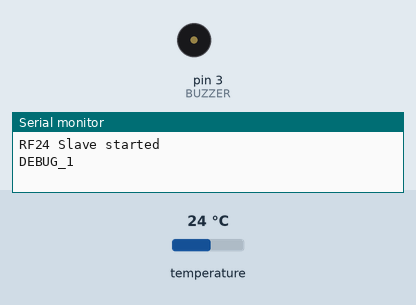
Recording of a sketch running on a simulated Arduino Uno, built with avr-gcc and run on an emulated ATmega328P. Shown: buzzer (waves = sounding), the last lines printed to the serial monitor. The test bench sets the inputs (shaded band); at power-on: temperature 24 °C. No radio packets arrive unless stated.

Above: at 2.2 s.
2.3 s: temperature set to 27.6 °C
16.3 s: temperature set to 28.8 °C
At 18.46 s:
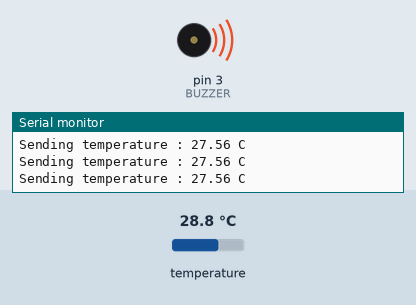
28.1 s: temperature set to 12 °C
At 28.8 s:
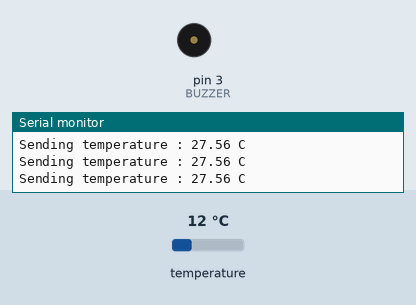
Timing chart, 0 to 31.1 s (numbered marks = the images above; inputs shaded):
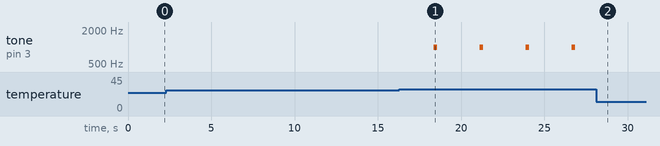

Measured:
- the behaviour switches between 27.9 and 28 °C on temperature (found by bisection; images 0 and 1)
- after the input at 16.3 s, tone on pin 3 (BUZZER): alternates 1000 Hz for 0.20 s and silent for 2.6 s, starting after 2.1 s
- after the input at 28.1 s, tone on pin 3 (BUZZER): stops changing and stays silent

The sketch:

TempSensor.ino
```cpp
// Librerie per i moduli NRF24L01
#include <RF24.h>
#include <RF24_config.h>

// Librerie per sensore di temperatura
#include <OneWire.h>
#include <DallasTemperature.h>

// Definisco pin a cui il buzzer è collegato
#define BUZZER 3

// = NETWORK PACKET ===========================================================
// Lunghezza della storia dei valori.
#define TEMP_HISTORY_LEN 200
// Numero di ascolti prima di eseguire un invio.
#define LISTEN_TIMES 10
// Struttura per inviare i parametri.
struct Temp_temp{
	/// Temperatura rilevata.
	float temperatura;
	/// Tempo al momento dell'invio.
	unsigned long tempo;
	/// Vettore con storico valori.
	float history[TEMP_HISTORY_LEN];
} sendReq;
// ----------------------------------------------------------------------------

// = RADIO ====================================================================
// Utilizzo pin 7 e 8 per il chip enable e chip select.
RF24 radio (7, 8);
// Indirizzi per la pipe.
const uint64_t addresses[2] = { 0xF0F0F0F0E1LL, 0xF0F0F0F0D2LL};
// ----------------------------------------------------------------------------

// = STDIO HELPER FUNCTION ====================================================
// Function that printf and related will use to print.
int serial_putchar(char c, FILE* f) {
   if (c == '\n') serial_putchar('\r', f);
   return Serial.write(c) == 1? 0 : 1;
}
FILE serial_stdout;
// ----------------------------------------------------------------------------

// = TEMPERATURA ==============================================================
// Inizializzazione delle variabili definisco il sensore collegato al pin 2
#define ONE_WIRE_BUS 2
// Imposta la comunicazione per un dispositivo compatibile.
OneWire oneWire(ONE_WIRE_BUS);
// Passa da OneWire a DallasTemperature.
DallasTemperature sensors(&oneWire);
// Valore per salvare la temperatura.
float temperature = 0.0;
// ----------------------------------------------------------------------------

void setup() {
	//faccio partire il monitor seriale
	Serial.begin(115200);
	delay(1000);
	//imposto il buzzer come output
	pinMode(BUZZER, OUTPUT);
	Serial.println("RF24 Slave started\n");

	//faccio partire il sensore di temperature e il trasmettitore
	sensors.begin();
	radio.begin();

	//inizializzo su quale canale invio/ricevo i dati (1-126)
	radio.setChannel(105);

	//modifico grandezza del payload da 1 a 32 bytes
	radio.setPayloadSize(8);

	//modifico potenza di trasmissione del segnale
	//  RF24_PA_MIN=-18dBm
	//  RF24_PA_LOW=-12dBm
	//  RF24_PA_MED=-6dBM
	//  RF24_PA_HIGH=0dBm
	radio.setPALevel(RF24_PA_HIGH);

	//modifico velocità di trasmissione del segnale
	//  RF24_250KBPS per 250kbs
	//  RF24_1MBPS per 1Mbps
	//  RF24_2MBPS per 2Mbps
	radio.setDataRate( RF24_250KBPS );

	//apro la pipe per la scrittura
	radio.openWritingPipe(addresses[0]);
	//apro la read per la lettura
	radio.openReadingPipe(1, addresses[1]);

	//radio.setCRCLength(0);

	// Set up stdout
	fdev_setup_stream(&serial_stdout, serial_putchar, NULL, _FDEV_SETUP_WRITE);
	stdout = &serial_stdout;

	Serial.println("DEBUG_1");
	radio.printDetails();

	// Inizializzo vettore della history.
	for (int j = 0 ; j < TEMP_HISTORY_LEN; ++j) {
		sendReq.history[j]=0;
	}

 /**
  *  radio.enableDynamicAck();
  * radio.write(&data,32,1);  // Sends a payload with no acknowledgement requested
  * radio.write(&data,32,0);  // Sends a payload using auto-retry/autoACK
  */
  radio.enableDynamicAck();
}

void loop() {
	// Rilevo la temperatura.
  sensors.requestTemperatures();

	// Restituisce la temperatura in gradi Celsius (var: temperature).
	temperature = sensors.getTempCByIndex(0);

	// Controllo se la temperature e' sotto il limite.
	if (temperature < 28) {
		// Ascolto LISTEN_TIMES volte prima di trasmettere con ritardo tra un
		//  ascolto e l'altro.
		radio.startListening();
		for (int j = 0 ; (j < LISTEN_TIMES) && (!radio.available()); ++j) {
			delay(250);
		}
		radio.stopListening();

		// Imposto la temperatura e il tempo di invio, prima di inviare i dati.
		sendReq.tempo = micros();
		sendReq.temperatura = temperature;

		// Update the history.
	   	memcpy(
	   		sendReq.history,
	   		&sendReq.history[1],
	   		sizeof(sendReq.history) - sizeof(float));
   		sendReq.history[TEMP_HISTORY_LEN - 1] = temperature;
       delay(3000);

		// Invio della struttura dati 'sendReq', per N volte.
		for (int i = 0; i < LISTEN_TIMES; ++i) {
			// Invio della struttura dati 'sendReq'
			radio.write(&sendReq, sizeof(sendReq));
			Serial.print("Sending temperature : ");
			Serial.print(sendReq.temperatura);
			Serial.println(" C");
		}
	} else {
		tone(BUZZER, 1000, 200);
	}
	// Ritardo.
	delay(2000);
}
```
